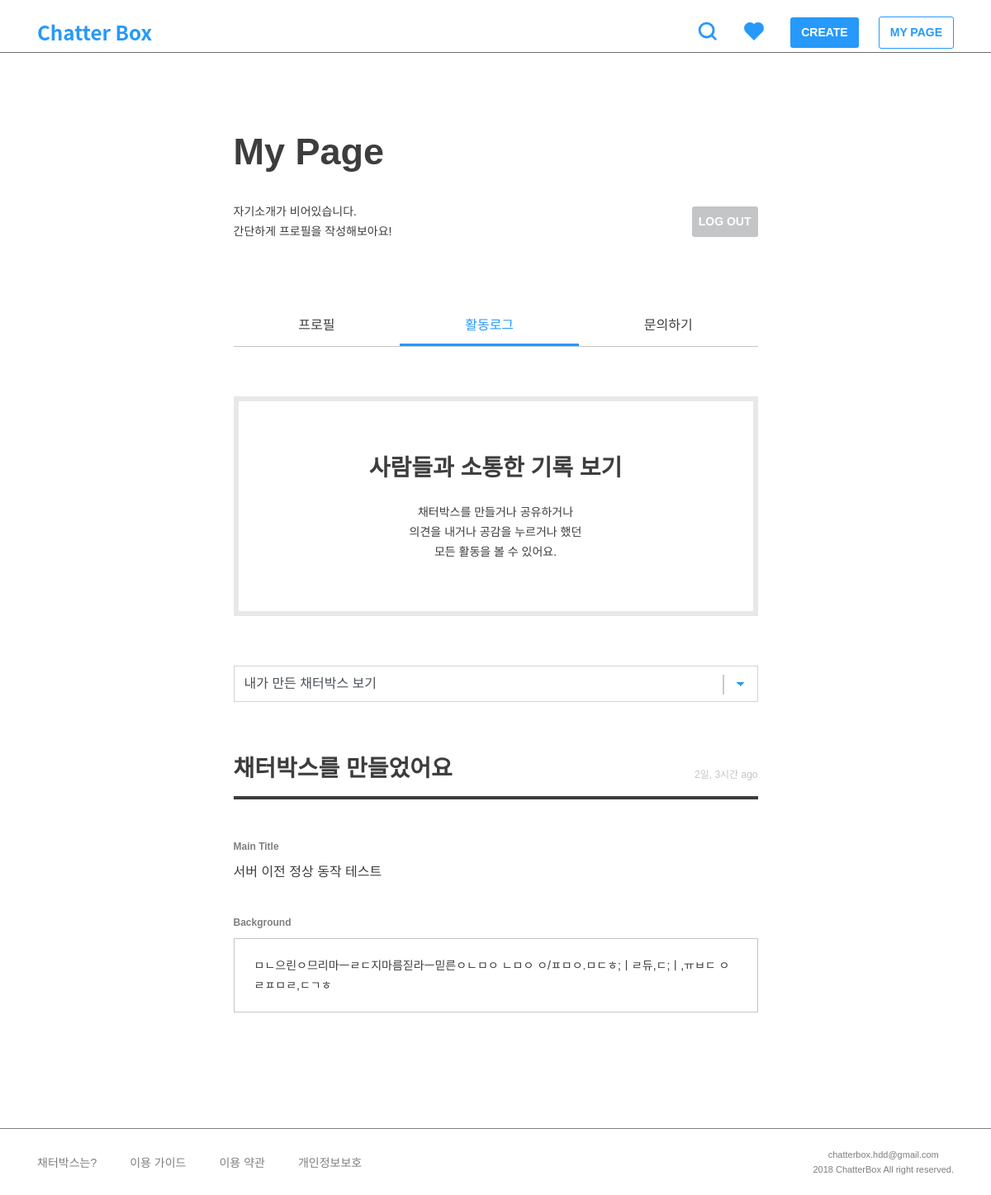
Page /member/log/ (signed in) on the earlier database version.
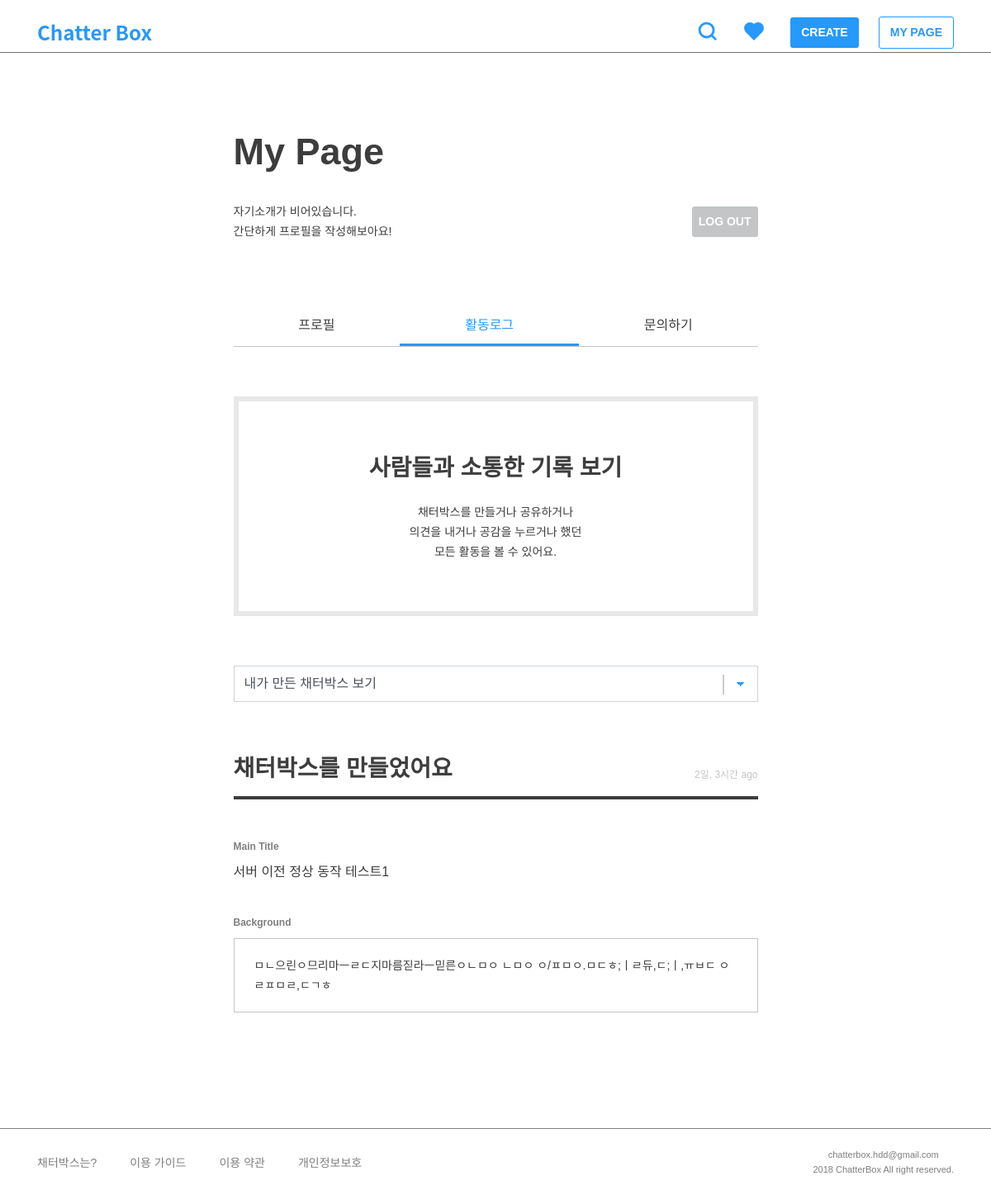
Same page on the later database version.
### post/models.py (models this page shows, shortened)
class TimeStampedModel(models.Model):
    created_at = models.DateTimeField(auto_now_add=True, null=True)
    updated_at = models.DateTimeField(auto_now=True, null=True)
    class Meta():
        abstract = True

class Post(TimeStampedModel):
    author = models.ForeignKey(settings.AUTH_USER_MODEL)
    category = models.ForeignKey('Category')
    title = models.CharField(max_length=160, null=True)
    background = models.TextField()
    background_image1 = models.ImageField(
        upload_to='post', blank=True, null=True)
    background_image2 = models.ImageField(
        upload_to='post', blank=True, null=True)
    background_image3 = models.ImageField(
        upload_to='post', blank=True, null=True)
    background_image4 = models.ImageField(
        upload_to='post', blank=True, null=True)
    background_image5 = models.ImageField(
        upload_to='post', blank=True, null=True)
    tag = TagField()
    view_count = models.PositiveSmallIntegerField(default=0)
    share_count = models.PositiveSmallIntegerField(default=0)
    pro_title = models.CharField(max_length=160, null=True)
    con_title = models.CharField(max_length=160, null=True)
    @property
    def natural_time(self):
        return naturaltime(self.created_at)
    class Meta:
        ordering = ['-created_at']

### member/views.py (the view, shortened to what this page needs)
@login_required
def user_log(request):
    user = request.user
    sort = request.GET.get('sort', '')
    if sort == 'my_comments':
        comments_pro = comment_models.Comment.objects.filter(
            author=user, type=True)  # 내가 만든 찬성의견
        comments_con = comment_models.Comment.objects.filter(
            author=user, type=False)  # 내가 만든 반대의견
        comments_sorted = sorted(
            chain(comments_pro, comments_con), key=lambda instance: instance.created_at)
        log_sorted = comments_sorted
        context = {'comments_pro': comments_pro, 'comments_con': comments_con,
                   'comments_sorted': comments_sorted, 'log_sorted': log_sorted, 'sort': sort, }
        return render(request, 'member/log.html', context)
    else:
        posts_log = post_models.Post.objects.filter(author=user)  # 내가 만든 채터박스
        log_sorted = posts_log
        context = {'posts_log': posts_log,
                   'log_sorted': log_sorted, 'sort': sort, }
    return render(request, 'member/log.html', context)

### templates/member/log.html (shortened to what this page needs)
{% extends 'base.html' %}
{% load static %}
{% block customCSS %}
<link rel="stylesheet" href="{% static 'css/member/my_page.css' %}">
<link rel="stylesheet" href="{% static 'css/member/log.css' %}">
<link rel="stylesheet" href="{% static 'css/post/post_list.css' %}">
{% endblock %}
{% block content %}
<div class="row justify-content-center">
    <div class="col-md-7 mypage">
        <h2>My Page</h2>
        <div class="info-area">
            {% if user.bio %}
            <h6>{{ user.bio }}</h6>
            {% else %}
            <h6>자기소개가 비어있습니다.<br />간단하게 프로필을 작성해보아요!</h6>
            {% endif %}
            <a class="btn btn-gray" href="{% url 'member:logout' %}">LOG OUT</a>
        </div>
        <div class="mypage-body">
            <ul class="nav nav-pills nav-fill">
                <li class="nav-item"><a class="tab-link" href="{% url 'member:my_page' %}">
                        <h5>프로필</h5>
                    </a></li>
                <li class="nav-item"><a class="tab-link active" href="#">
                        <h5>활동로그</h5>
                    </a></li>
                <li class="nav-item"><a class="tab-link" href="{% url 'member:contact' %}">
                        <h5>문의하기</h5>
                    </a></li>
            </ul>
            <div class="tab-pane" id="pills-log">
                <div class="mypage-header">
                    <h3>사람들과 소통한 기록 보기</h3>
                    <h6>채터박스를 만들거나 공유하거나<br />의견을 내거나 공감을 누르거나 했던<br />모든 활동을 볼 수 있어요.</h6>
                </div>
                <div class="form-group">
                    <select class="form-control sort-select" onchange="location = this.value;" name="?sort={{ sort }}">
                        <option value="?sort=my_posts">내가 만든 채터박스 보기</option>
                    </select>
                </div>
                <div class="load-log">
                    {% for log in log_sorted reversed %}
                    {% if log in posts_log %}
                    <div class="m60">
                        <div class="log-header">
                            <h3>채터박스를 만들었어요</h3>
                            <p>{{ log.natural_time }}</p>
                        </div>
                        <div class="log-body">
                            <label>Main Title</label>
                            <h5>{{ log.title }}</h5>
                            <label>Background</label>
                            <div class="background">
                                <h6>{{ log.background|safe|truncatechars:160 }}</h6>
                            </div>
                        </div>
                    </div>
                    {% endif %}
                    {% endfor %}
                </div>
            </div>
        </div>
    </div>
</div>
{% endblock %}

### templates/base.html (shortened to what this page needs)
{% load static %}
<!doctype html>
<html lang="ko">
<head>
    <link rel="stylesheet" href="https://stackpath.bootstrapcdn.com/bootstrap/4.2.1/css/bootstrap.min.css"
>
    <link rel="stylesheet" href="{% static 'css/style.css' %}">
    {% block customCSS %}{% endblock %}
</head>
<body>
    {% include 'include/navbar.html' %}
    {% include 'include/slide_menu.html' %}
    <div id="content">
        <div class="container">
            {% block content %}
            {% endblock %}
        </div>
    </div>
    {% include 'include/footer.html' %}
</body>
</html>

### templates/include/navbar.html (shortened to what this page needs)
{% load static %}
<nav class="gnb navbar">
    <div class="container">
        <a class="navbar-brand" href="{% url 'post:post_list' %}"><img class="nav-logo" src="{% static '/img/logo.svg' %}" /></a>
        <ul class="navbar-nav ml-auto flex-row">
            <li class="nav-item"><a class="nav-link" href="{% url 'post:search' %}"><img class="nav-icon x2" src="{% static '/img/icons/search-fill.svg' %}" /></a></li>
            <li class="nav-item web-flex" style="margin-right: 8px;"><a class="nav-link slide-trigger" href="#"><img
                        class="nav-icon" src="{% static '/img/icons/heart-fill.svg' %}" /></a></li>
            {% if user.is_authenticated %}
            <li class="nav-item"><a class="btn btn-fill" href="{% url 'post:post_create' %}">CREATE</a></li>
            <li class="nav-item web-flex"><a class="btn btn-line" href="{% url 'member:my_page' %}">MY PAGE</a></li>
            {% else %}
            <li class="nav-item web-flex"><a class="btn btn-fill" href="{% url 'member:login' %}">LOG IN</a></li>
            <li class="nav-item mobile-flex"><a class="nav-link" href="{% url 'member:login' %}"><img class="nav-icon x2"
                        src="{% static '/img/icons/user-fill.svg' %}" /></a></li>
            {% endif %}
        </ul>
    </div>
</nav>

### templates/include/slide_menu.html (shortened to what this page needs)
{% load static %}
{% block customCSS %}
<link rel="stylesheet" href="{% static 'css/include/slide_menu.css' %}">
{% endblock %}

### templates/include/footer.html
{% load static %}
<footer>
    <div class="container inner">
        <ul class="column">
            <li class="list-item"><a href="/company">채터박스는?</a></li>
            <li class="list-item"><a href="/guide">이용 가이드</a></li>
            <li class="list-item"><a href="/term">이용 약관</a></li>
            <li class="list-item"><a href="/privacy">개인정보보호</a></li>
        </ul>
        <div class="copyright">
            <span>chatterbox.hdd@gmail.com</span><br>
            <span>2018 ChatterBox All right reserved.</span>
        </div>
    </div>
</footer>

### static/css/style.css (style rules this page uses)
html, body, div, span, applet, object, iframe, h1, h2, h3, h4, h5, h6, p, blockquote, pre, a, abbr, acronym, address, big, cite, code, del, dfn, em, img, ins, kbd, q, s, samp, small, strike, strong, sub, sup, tt, var, b, u, i, center, dl, dt, dd, ol, ul, li, fieldset, form, label, legend, table, caption, tbody, tfoot, thead, tr, th, td, article, aside, canvas, details, embed, figure, figcaption, footer, header, hgroup, menu, nav, output, ruby, section, summary, time, mark, audio, video { margin: 0; padding: 0; border: 0; font-size: 100%; font: inherit; vertical-align: baseline; }
article, aside, details, figcaption, figure, footer, header, hgroup, menu, nav, section { display: block; }
body { display: flex; min-height: 100vh; flex-direction: column; font-family: "Noto Sans KR", sans-serif; }
ol, ul { list-style: none; }
a { all: unset; text-decoration: none !important; cursor: pointer; }
select { -webkit-box-sizing: border-box; -moz-box-sizing: border-box; box-sizing: border-box; -webkit-appearance: none; -moz-appearance: none; background-image: linear-gradient(45deg, transparent 50%, #2699FB 50%), linear-gradient(135deg, #2699FB 50%, transparent 50%), linear-gradient(to right, #ccc, #ccc); background-position: calc(100% - 20px) calc(1em + 3px), calc(100% - 15px) calc(1em + 3px), calc(100% - 2.5em) 0.6em; background-size: 5px 5px, 6px 5px, 2px 1.5em; background-repeat: no-repeat; }
.web-flex { display: flex !important; }
nav.navbar { height: 64px; background-color: #fff; border-bottom: 1px solid #707070; }
nav.navbar .navbar-brand { display: flex; }
nav.navbar .nav-logo { width: 144px; }
nav.navbar .nav-item { display: flex; justify-content: center; flex-direction: column; text-align: center; margin-left: 24px; }
nav.navbar .nav-icon { width: 24px; margin-top: 2px; }
nav.navbar .nav-link .x2 { width: 40px; }
footer { background-color: #fff; border-top: 1px solid #7f7f7f; margin-top: auto; color: #7f7f7f; }
footer .inner { display: flex; justify-content: space-between; align-items: center; width: 100%; height: 80px; }
footer .inner .column { display: flex; }
footer .inner .column .list-item { margin-right: 40px; font-size: 14px; cursor: pointer; }
footer .inner .copyright { font-size: 12px; line-height: 18px; text-align: center; }
h2 { font-size: 45px; line-height: 80px; font-weight: 700; color: #3d3d3d; }
h3 { font-size: 28px; line-height: 42px; font-weight: 500; color: #3d3d3d; }
h5 { font-size: 16px; line-height: 24px; font-weight: 500; color: #3d3d3d; }
h6 { font-size: 14px; line-height: 24px; font-weight: 400; color: #3d3d3d; }
p { font-size: 12px; line-height: 20px; font-weight: 400; color: #7f7f7f; }
span { font-size: 11px; line-height: 18px; font-weight: 400; color: #7f7f7f; }
label { font-size: 16px; line-height: 24px; font-weight: 500; color: #C3C5C7; }
.btn { padding: 8px 13px; border: 0; border-radius: 3px; font-size: 14px; font-weight: 700; word-break: keep-all; }
.btn-fill { color: #fff !important; background-color: #2699FB; }
.btn-line { color: #2699FB !important; background-color: #fff; border: 1px solid #2699FB; }
.btn-gray { color: #fff !important; background-color: #C3C5C7; }
.form-group .form-control { height: 44px; border-radius: 0; }
.nav-pills { border-bottom: 1px solid #C3C5C7; }
.nav-pills .tab-link h5 { padding: 10px; }
.nav-pills .tab-link.active h5 { color: #2699FB; border-bottom: 3px solid #2699FB; }
.m60 { margin-top: 60px; margin-bottom: 60px; }

### static/css/member/my_page.css (style rules this page uses)
.mypage { margin: 80px 0; }
.mypage h2 { margin-bottom: 20px; }
.mypage .info-area { display: flex; justify-content: space-between; align-items: center; margin-bottom: 80px; }
.mypage .info-area .btn-gray { padding: 8px; }
.mypage-body { margin-bottom: 60px; }
.mypage-body .mypage-header { width: 100%; margin: 60px 0; padding: 60px; text-align: center; border: 6px solid #E8E8E8; }
.mypage-body .mypage-header h3 { font-weight: 700; margin-bottom: 20px; }

### static/css/member/log.css (style rules this page uses)
.log-header { display: flex; justify-content: space-between; align-items: flex-end; width: 100%; margin-bottom: 28px; padding-bottom: 12px; border-bottom: 4px solid #3D3D3D; }
.log-header h3 { font-weight: 700; }
.log-header p { color: #C3C5C7; padding-bottom: 4px; }
.log-body { width: 100%; }
.log-body label { margin: 20px 0 10px; font-size: 12px; line-height: 18px; font-weight: 700; color: #7F7F7F; }
.log-body h5 { font-weight: 400; margin-bottom: 20px; }
.log-body .background { width: 100%; padding: 20px 24px; border: 1px solid #C3C5C7; }

Differences in the rows shown:
changed Post "ㅁㄴ으린ㅇ므리마ㅡㄹㄷ지마름짇라ㅡ믿른ㅇㄴㅁㅇ ㄴㅁㅇ ㅇ/ㅍㅁㅇ.ㅁㄷㅎ;ㅣㄹ듀,ㄷ;ㅣ,ㅠㅂㄷ ㅇㄹㅍㅁㄹ,ㄷㄱㅎ": title "서버 이전 정상 동작 테스트" → "서버 이전 정상 동작 테스트1"
